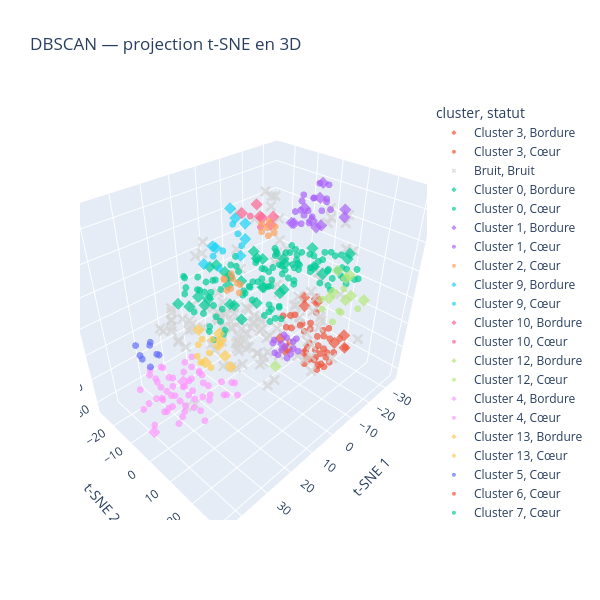

This figure's notebook cell:
### Code cell
tsne_3d = TSNE(
    n_components=3,
    metric="cosine",
    perplexity=30,
    init="random",
    learning_rate="auto",
    random_state=42
)

coord_3d = tsne_3d.fit_transform(matrice_tfidf_unigrammes.toarray())

visu_3d = visualisation.copy()
visu_3d[["t-SNE 1", "t-SNE 2", "t-SNE 3"]] = coord_3d

fig = px.scatter_3d(
    visu_3d,
    x="t-SNE 1",
    y="t-SNE 2",
    z="t-SNE 3",
    color="cluster",
    symbol="statut",
    symbol_map={"Cœur": "circle", "Bordure": "diamond", "Bruit": "x"},
    color_discrete_map={"Bruit": "lightgray"},
    hover_data=["id", "statut"],
    opacity=0.7,
    title="DBSCAN — projection t-SNE en 3D",
    height=600,
    width=600
)

fig.update_traces(marker_size=4)
fig.update_layout(scene_aspectmode="data")
fig.show()

### Figure 1 — Plotly figure (JSON) as saved in the notebook; plotly's stock layout.template omitted (floating-point values rounded to 4 significant figures; data arrays with more than 128 entries replaced by an {"elided": "..."} marker saying what was removed)
{"data": [{"customdata": [[1, "Bordure"], [106, "Bordure"], [117, "Bordure"], [196, "Bordure"], [263, "Bordure"], [264, "Bordure"], [378, "Bordure"], [477, "Bordure"], [494, "Bordure"], [495, "Bordure"]], "hovertemplate": "cluster=Cluster 3<br>statut=%{customdata[1]}<br>t-SNE 1=%{x}<br>t-SNE 2=%{y}<br>t-SNE 3=%{z}<br>id=%{customdata[0]}<extra></extra>", "legendgroup": "Cluster 3, Bordure", "marker": {"color": "#EF553B", "opacity": 0.7, "size": 4, "symbol": "diamond"}, "mode": "markers", "name": "Cluster 3, Bordure", "scene": "scene", "showlegend": true, "type": "scatter3d", "x": [-5.38, -23.6, -8.312, -10.73, -26.73, -22.72, -25.25, -11.57, -5.639, -8.834], "y": [4.1, -1.373, 23.49, 25.75, 2.073, -0.2499, 2.946, 24.52, 6.079, 4.603], "z": [-14.55, -9.281, -7.004, -9.065, -11.29, -12.05, -8.87, -5.339, -18.53, -20.7]}, {"customdata": [[18, "Cœur"], [19, "Cœur"], [20, "Cœur"], [21, "Cœur"], [22, "Cœur"], [23, "Cœur"], [24, "Cœur"], [25, "Cœur"], [60, "Cœur"], [61, "Cœur"], [105, "Cœur"], [171, "Cœur"], [172, "Cœur"], [173, "Cœur"], [174, "Cœur"], [175, "Cœur"], [176, "Cœur"], [245, "Cœur"], [277, "Cœur"], [340, "Cœur"], [341, "Cœur"], [348, "Cœur"], [359, "Cœur"], [360, "Cœur"], [413, "Cœur"], [440, "Cœur"], [441, "Cœur"], [442, "Cœur"], [443, "Cœur"], [446, "Cœur"], [487, "Cœur"], [488, "Cœur"], [496, "Cœur"], [497, "Cœur"]], "hovertemplate": "cluster=Cluster 3<br>statut=%{customdata[1]}<br>t-SNE 1=%{x}<br>t-SNE 2=%{y}<br>t-SNE 3=%{z}<br>id=%{customdata[0]}<extra></extra>", "legendgroup": "Cluster 3, Cœur", "marker": {"color": "#EF553B", "opacity": 0.7, "size": 4, "symbol": "circle"}, "mode": "markers", "name": "Cluster 3, Cœur", "scene": "scene", "showlegend": true, "type": "scatter3d", "x": [-7.478, -8.23, -7.344, -5.149, -13.05, -19.56, -20.36, -17.48, -9.401, -13.52, -22.93, -10.12, -5.434, -12.61, -13.99, -17.63, -14.6, -8.295, -19.04, -3.655, -9.05, -7.642, -16.42, -16.69, -15.73, -16.09, -19.12, -16.71, -20.89, -17.53, -8.915, -4.893, -10.41, -15.65], "y": [12.6, 5.962, 17.33, 19.25, 14.87, 13.45, 11.0, 7.003, 19.87, 16.16, 4.981, 12.69, 15.06, 10.12, 10.42, 9.87, 6.777, 27.58, 5.927, 16.3, 17.09, 25.68, 13.7, 16.85, 18.76, 11.32, 14.43, 12.98, 12.28, 3.387, 20.49, 20.4, 11.65, 13.53], "z": [-16.82, -16.81, -17.05, -13.44, -24.45, -23.51, -18.08, -13.01, -19.65, -16.64, -12.29, -14.24, -13.37, -18.81, -25.06, -23.3, -15.05, -6.407, -16.95, -16.99, -12.2, -3.724, -26.61, -24.03, -18.03, -15.61, -16.6, -12.41, -14.26, -15.24, -14.83, -17.63, -21.15, -21.61]}, {"customdata": {"elided": "136x2 mixed values"}, "hovertemplate": "cluster=Bruit<br>statut=%{customdata[1]}<br>t-SNE 1=%{x}<br>t-SNE 2=%{y}<br>t-SNE 3=%{z}<br>id=%{customdata[0]}<extra></extra>", "legendgroup": "Bruit, Bruit", "marker": {"color": "lightgray", "opacity": 0.7, "size": 4, "symbol": "x"}, "mode": "markers", "name": "Bruit, Bruit", "scene": "scene", "showlegend": true, "type": "scatter3d", "x": {"elided": "136 float values"}, "y": {"elided": "136 float values"}, "z": {"elided": "136 float values"}}, {"customdata": [[27, "Bordure"], [28, "Bordure"], [33, "Bordure"], [43, "Bordure"], [44, "Bordure"], [52, "Bordure"], [86, "Bordure"], [127, "Bordure"], [147, "Bordure"], [157, "Bordure"], [190, "Bordure"], [191, "Bordure"], [194, "Bordure"], [208, "Bordure"], [229, "Bordure"], [235, "Bordure"], [259, "Bordure"], [280, "Bordure"], [282, "Bordure"], [284, "Bordure"], [287, "Bordure"], [304, "Bordure"], [307, "Bordure"], [314, "Bordure"], [405, "Bordure"], [444, "Bordure"], [452, "Bordure"], [458, "Bordure"], [469, "Bordure"]], "hovertemplate": "cluster=Cluster 0<br>statut=%{customdata[1]}<br>t-SNE 1=%{x}<br>t-SNE 2=%{y}<br>t-SNE 3=%{z}<br>id=%{customdata[0]}<extra></extra>", "legendgroup": "Cluster 0, Bordure", "marker": {"color": "#00cc96", "opacity": 0.7, "size": 4, "symbol": "diamond"}, "mode": "markers", "name": "Cluster 0, Bordure", "scene": "scene", "showlegend": true, "type": "scatter3d", "x": [18.45, 17.02, -21.2, 1.968, -0.009635, -0.4931, -31.64, 20.86, -10.41, 3.892, 10.99, 12.11, 5.123, -5.888, 24.96, 3.914, 6.072, -21.32, -30.01, -0.3008, 3.222, -8.45, 11.0, 4.599, -25.75, -0.7825, 18.0, -22.57, -10.26], "y": [6.323, 3.059, 16.2, -0.9972, -1.658, 8.975, 9.986, -14.6, -9.178, 2.119, -12.23, -15.8, -6.564, -4.206, -3.408, -4.606, -16.62, -9.734, -3.016, -8.989, -16.7, -7.314, -14.18, -9.226, -1.089, 7.306, 5.311, -10.12, 15.33], "z": [20.98, 20.23, 14.23, 19.05, 15.7, 9.377, 9.519, 3.145, 8.348, 3.359, 1.336, 1.015, -1.285, 1.669, 9.647, -6.321, 9.054, 3.807, -0.2421, 4.405, 8.547, -0.9116, -2.024, -2.399, 9.58, 7.195, 17.47, 1.21, 13.16]}, {"customdata": {"elided": "99x2 mixed values"}, "hovertemplate": "cluster=Cluster 0<br>statut=%{customdata[1]}<br>t-SNE 1=%{x}<br>t-SNE 2=%{y}<br>t-SNE 3=%{z}<br>id=%{customdata[0]}<extra></extra>", "legendgroup": "Cluster 0, Cœur", "marker": {"color": "#00cc96", "opacity": 0.7, "size": 4, "symbol": "circle"}, "mode": "markers", "name": "Cluster 0, Cœur", "scene": "scene", "showlegend": true, "type": "scatter3d", "x": [-9.173, -18.49, -16.9, 4.584, 6.415, 8.959, 16.24, 20.43, -28.04, 21.4, 5.614, -26.27, -27.46, -18.99, -10.93, -25.92, 22.37, 23.89, 20.88, -2.117, 16.27, 15.38, -14.2, -31.11, -9.592, -9.238, 6.89, -30.46, -14.13, 21.34, 8.845, 4.49, 12.11, -28.03, -23.93, -8.716, -8.122, -15.32, -23.39, -3.491, -1.499, -15.92, -8.944, 1.899, 1.706, -11.72, 1.452, -20.84, -22.4, -25.74, -29.46, -16.46, -23.41, 22.57, -18.25, 17.32, 6.504, 7.472, -15.91, 20.2, -24.33, 6.188, 9.657, 7.695, -9.045, -3.944, 14.9, -27.52, -21.04, -7.129, -16.28, -9.537, -23.7, -8.267, -18.56, -22.75, 23.61, 19.35, 19.64, -21.18, -25.09, -30.33, 2.562, -16.46, -10.16, 20.81, 10.07, 16.06, 17.32, -31.88, 8.475, 19.57, 21.47, 17.55, 5.61, 4.776, -17.51, 20.14, 21.31], "y": [4.594, -4.512, 8.512, 7.613, 10.51, -1.302, -3.146, 0.2082, -1.072, -9.696, 3.734, 13.46, 9.551, -0.9317, -5.091, 17.93, 1.49, 5.116, 6.597, 6.495, -2.461, -4.449, 1.989, 9.834, 5.197, 7.279, 3.354, -3.718, 7.761, -1.922, -3.74, -4.952, -12.38, 6.881, -5.316, -3.619, -6.093, -2.04, 13.9, 2.892, 5.105, 2.492, -2.573, -1.475, -3.208, 3.391, -6.015, 10.24, 9.096, 9.853, 8.943, -0.6159, -0.07129, -4.605, 13.4, -8.087, -6.087, -5.07, -4.091, -11.63, 6.994, 1.67, 3.205, 0.1469, 0.7338, 3.869, -1.052, 16.07, 16.87, -0.7061, -4.498, 3.665, 12.97, 6.254, 8.571, 6.43, 3.364, 3.071, 4.544, 9.539, -6.872, 13.83, 0.4052, 5.917, -9.266, 3.493, 0.0957, -0.02761, -2.877, -0.8736, 7.172, -11.84, -9.012, -8.228, 8.512, 5.108, 13.72, -1.378, -3.893], "z": [12.43, 9.425, 11.98, 16.99, 16.34, 20.07, 14.48, 12.36, 1.619, 15.26, 19.67, 1.772, 10.52, 4.2, 6.612, 5.778, 2.15, 1.997, 4.623, 15.65, 2.132, 4.795, 10.95, 3.804, 5.349, 13.34, 6.478, 3.753, 9.16, 6.174, 12.37, 11.66, 4.339, 8.882, 2.779, 1.243, 6.795, 2.028, 5.464, 18.46, 19.34, 13.2, 15.33, 8.405, 5.95, 5.0, 2.873, 2.107, 13.29, 5.546, 1.565, 6.039, 8.532, 5.983, 7.292, 9.359, 9.781, 15.13, 10.54, 7.782, 4.739, 9.808, 10.08, 7.015, 7.456, 14.22, 4.968, 7.789, 7.679, 14.24, 3.735, 18.44, 8.751, 18.68, 3.347, 12.06, 5.551, 4.95, 1.314, 7.712, 4.951, 1.82, 16.17, 8.809, 4.82, 19.57, 17.91, 12.79, 11.12, 2.832, 15.19, 12.99, 11.79, 13.98, 12.92, 13.67, 3.45, 16.47, 13.37]}, {"customdata": [[42, "Bordure"], [53, "Bordure"], [54, "Bordure"], [55, "Bordure"], [83, "Bordure"], [93, "Bordure"], [131, "Bordure"], [421, "Bordure"], [431, "Bordure"], [472, "Bordure"]], "hovertemplate": "cluster=Cluster 1<br>statut=%{customdata[1]}<br>t-SNE 1=%{x}<br>t-SNE 2=%{y}<br>t-SNE 3=%{z}<br>id=%{customdata[0]}<extra></extra>", "legendgroup": "Cluster 1, Bordure", "marker": {"color": "#ab63fa", "opacity": 0.7, "size": 4, "symbol": "diamond"}, "mode": "markers", "name": "Cluster 1, Bordure", "scene": "scene", "showlegend": true, "type": "scatter3d", "x": [-34.12, -16.04, -16.47, -16.88, -29.26, -27.21, -20.14, -34.4, -33.98, -14.41], "y": [4.619, 7.239, 2.115, -2.134, -0.8391, 0.08616, 2.22, 4.473, -5.695, -1.02], "z": [22.56, 23.39, 27.89, 21.34, 16.81, 32.21, 22.57, 19.73, 23.54, 22.62]}, {"customdata": [[7, "Cœur"], [31, "Cœur"], [84, "Cœur"], [94, "Cœur"], [104, "Cœur"], [354, "Cœur"], [368, "Cœur"], [389, "Cœur"], [393, "Cœur"], [394, "Cœur"], [403, "Cœur"], [430, "Cœur"], [436, "Cœur"], [437, "Cœur"], [456, "Cœur"], [464, "Cœur"], [486, "Cœur"]], "hovertemplate": "cluster=Cluster 1<br>statut=%{customdata[1]}<br>t-SNE 1=%{x}<br>t-SNE 2=%{y}<br>t-SNE 3=%{z}<br>id=%{customdata[0]}<extra></extra>", "legendgroup": "Cluster 1, Cœur", "marker": {"color": "#ab63fa", "opacity": 0.7, "size": 4, "symbol": "circle"}, "mode": "markers", "name": "Cluster 1, Cœur", "scene": "scene", "showlegend": true, "type": "scatter3d", "x": [-24.04, -25.69, -26.02, -33.02, -21.67, -27.54, -17.7, -26.35, -25.45, -28.92, -20.95, -32.8, -25.16, -28.51, -30.08, -28.88, -31.53], "y": [-2.542, -1.722, -3.325, -0.3443, -3.338, 0.2706, 1.025, -6.885, -6.662, -4.505, -5.211, -2.085, -5.594, -4.166, -3.362, 0.819, -0.7501], "z": [23.1, 27.22, 17.85, 21.36, 26.9, 22.9, 24.77, 16.35, 21.52, 18.77, 22.97, 24.7, 27.2, 25.52, 30.34, 25.67, 30.15]}, {"customdata": [[8, "Cœur"], [219, "Cœur"], [220, "Cœur"], [240, "Cœur"], [254, "Cœur"], [255, "Cœur"], [261, "Cœur"], [262, "Cœur"], [291, "Cœur"]], "hovertemplate": "cluster=Cluster 2<br>statut=%{customdata[1]}<br>t-SNE 1=%{x}<br>t-SNE 2=%{y}<br>t-SNE 3=%{z}<br>id=%{customdata[0]}<extra></extra>", "legendgroup": "Cluster 2, Cœur", "marker": {"color": "#FFA15A", "opacity": 0.7, "size": 4, "symbol": "circle"}, "mode": "markers", "name": "Cluster 2, Cœur", "scene": "scene", "showlegend": true, "type": "scatter3d", "x": [-7.208, -6.111, -9.439, -4.704, -8.457, -11.53, -9.239, -8.895, -4.474], "y": [-25.26, -19.38, -23.74, -21.0, -18.68, -22.88, -18.94, -23.65, -21.91], "z": [-4.867, -1.787, -3.179, -6.733, -8.434, -7.601, -5.398, -9.109, -2.577]}, {"customdata": [[12, "Bordure"], [30, "Bordure"], [46, "Bordure"], [100, "Bordure"], [395, "Bordure"], [408, "Bordure"], [465, "Bordure"], [466, "Bordure"]], "hovertemplate": "cluster=Cluster 9<br>statut=%{customdata[1]}<br>t-SNE 1=%{x}<br>t-SNE 2=%{y}<br>t-SNE 3=%{z}<br>id=%{customdata[0]}<extra></extra>", "legendgroup": "Cluster 9, Bordure", "marker": {"color": "#19d3f3", "opacity": 0.7, "size": 4, "symbol": "diamond"}, "mode": "markers", "name": "Cluster 9, Bordure", "scene": "scene", "showlegend": true, "type": "scatter3d", "x": [-2.141, 12.03, -2.243, 7.907, 4.46, -3.148, -0.2863, -0.1979], "y": [-8.817, -11.99, -11.12, -12.44, -15.15, -9.795, -13.23, -10.96], "z": [18.8, 14.47, 12.02, 18.62, 15.86, 23.24, 28.0, 25.71]}, {"customdata": [[92, "Cœur"], [146, "Cœur"], [312, "Cœur"], [325, "Cœur"], [402, "Cœur"], [428, "Cœur"]], "hovertemplate": "cluster=Cluster 9<br>statut=%{customdata[1]}<br>t-SNE 1=%{x}<br>t-SNE 2=%{y}<br>t-SNE 3=%{z}<br>id=%{customdata[0]}<extra></extra>", "legendgroup": "Cluster 9, Cœur", "marker": {"color": "#19d3f3", "opacity": 0.7, "size": 4, "symbol": "circle"}, "mode": "markers", "name": "Cluster 9, Cœur", "scene": "scene", "showlegend": true, "type": "scatter3d", "x": [4.772, 6.949, 1.205, 5.407, 0.8621, -0.7758], "y": [-11.49, -13.58, -8.387, -12.77, -7.247, -12.78], "z": [16.27, 14.5, 21.87, 9.858, 18.23, 22.85]}, {"customdata": [[13, "Bordure"], [74, "Bordure"], [149, "Bordure"], [344, "Bordure"], [425, "Bordure"], [449, "Bordure"]], "hovertemplate": "cluster=Cluster 10<br>statut=%{customdata[1]}<br>t-SNE 1=%{x}<br>t-SNE 2=%{y}<br>t-SNE 3=%{z}<br>id=%{customdata[0]}<extra></extra>", "legendgroup": "Cluster 10, Bordure", "marker": {"color": "#FF6692", "opacity": 0.7, "size": 4, "symbol": "diamond"}, "mode": "markers", "name": "Cluster 10, Bordure", "scene": "scene", "showlegend": true, "type": "scatter3d", "x": [1.279, 3.314, 2.355, 5.127, 3.47, 6.112], "y": [1.539, 1.457, 6.733, 8.398, -4.213, 5.43], "z": [30.28, 34.91, 32.74, 31.82, 30.61, 33.6]}, {"customdata": [[135, "Cœur"], [479, "Cœur"]], "hovertemplate": "cluster=Cluster 10<br>statut=%{customdata[1]}<br>t-SNE 1=%{x}<br>t-SNE 2=%{y}<br>t-SNE 3=%{z}<br>id=%{customdata[0]}<extra></extra>", "legendgroup": "Cluster 10, Cœur", "marker": {"color": "#FF6692", "opacity": 0.7, "size": 4, "symbol": "circle"}, "mode": "markers", "name": "Cluster 10, Cœur", "scene": "scene", "showlegend": true, "type": "scatter3d", "x": [4.242, 5.105], "y": [-0.07873, 4.731], "z": [31.3, 29.96]}, {"customdata": [[14, "Bordure"], [66, "Bordure"], [180, "Bordure"], [279, "Bordure"], [321, "Bordure"], [374, "Bordure"], [459, "Bordure"], [474, "Bordure"], [475, "Bordure"]], "hovertemplate": "cluster=Cluster 12<br>statut=%{customdata[1]}<br>t-SNE 1=%{x}<br>t-SNE 2=%{y}<br>t-SNE 3=%{z}<br>id=%{customdata[0]}<extra></extra>", "legendgroup": "Cluster 12, Bordure", "marker": {"color": "#B6E880", "opacity": 0.7, "size": 4, "symbol": "diamond"}, "mode": "markers", "name": "Cluster 12, Bordure", "scene": "scene", "showlegend": true, "type": "scatter3d", "x": [-9.657, -11.42, -10.45, 11.88, -6.69, -5.121, -0.7825, -9.445, -9.503], "y": [30.55, 22.76, 24.15, 17.69, 22.25, 29.11, 25.11, 21.07, 25.18], "z": [11.45, 14.42, 8.004, -7.396, 11.51, 14.37, 13.78, 17.05, 17.24]}, {"customdata": [[160, "Cœur"], [161, "Cœur"], [166, "Cœur"], [230, "Cœur"], [309, "Cœur"], [460, "Cœur"], [461, "Cœur"]], "hovertemplate": "cluster=Cluster 12<br>statut=%{customdata[1]}<br>t-SNE 1=%{x}<br>t-SNE 2=%{y}<br>t-SNE 3=%{z}<br>id=%{customdata[0]}<extra></extra>", "legendgroup": "Cluster 12, Cœur", "marker": {"color": "#B6E880", "opacity": 0.7, "size": 4, "symbol": "circle"}, "mode": "markers", "name": "Cluster 12, Cœur", "scene": "scene", "showlegend": true, "type": "scatter3d", "x": [-1.241, -4.129, -7.385, -7.934, -2.064, 0.9589, -1.508], "y": [26.75, 26.52, 30.41, 24.78, 28.57, 24.43, 22.13], "z": [6.397, 8.533, 9.636, 13.33, 10.13, 10.72, 11.67]}, {"customdata": [[152, "Bordure"], [377, "Bordure"]], "hovertemplate": "cluster=Cluster 4<br>statut=%{customdata[1]}<br>t-SNE 1=%{x}<br>t-SNE 2=%{y}<br>t-SNE 3=%{z}<br>id=%{customdata[0]}<extra></extra>", "legendgroup": "Cluster 4, Bordure", "marker": {"color": "#FF97FF", "opacity": 0.7, "size": 4, "symbol": "diamond"}, "mode": "markers", "name": "Cluster 4, Bordure", "scene": "scene", "showlegend": true, "type": "scatter3d", "x": [26.98, 44.32], "y": [-7.463, 0.5819], "z": [-20.23, -23.19]}, {"customdata": [[26, "Cœur"], [36, "Cœur"], [41, "Cœur"], [56, "Cœur"], [58, "Cœur"], [63, "Cœur"], [64, "Cœur"], [65, "Cœur"], [68, "Cœur"], [71, "Cœur"], [72, "Cœur"], [73, "Cœur"], [95, "Cœur"], [98, "Cœur"], [102, "Cœur"], [103, "Cœur"], [116, "Cœur"], [122, "Cœur"], [124, "Cœur"], [138, "Cœur"], [139, "Cœur"], [144, "Cœur"], [151, "Cœur"], [167, "Cœur"], [169, "Cœur"], [170, "Cœur"], [177, "Cœur"], [178, "Cœur"], [185, "Cœur"], [237, "Cœur"], [239, "Cœur"], [276, "Cœur"], [288, "Cœur"], [289, "Cœur"], [315, "Cœur"], [322, "Cœur"], [333, "Cœur"], [334, "Cœur"], [335, "Cœur"], [336, "Cœur"], [347, "Cœur"], [366, "Cœur"], [372, "Cœur"], [373, "Cœur"], [397, "Cœur"], [423, "Cœur"], [432, "Cœur"], [433, "Cœur"], [447, "Cœur"], [448, "Cœur"], [467, "Cœur"], [470, "Cœur"], [471, "Cœur"], [476, "Cœur"], [489, "Cœur"], [491, "Cœur"], [493, "Cœur"]], "hovertemplate": "cluster=Cluster 4<br>statut=%{customdata[1]}<br>t-SNE 1=%{x}<br>t-SNE 2=%{y}<br>t-SNE 3=%{z}<br>id=%{customdata[0]}<extra></extra>", "legendgroup": "Cluster 4, Cœur", "marker": {"color": "#FF97FF", "opacity": 0.7, "size": 4, "symbol": "circle"}, "mode": "markers", "name": "Cluster 4, Cœur", "scene": "scene", "showlegend": true, "type": "scatter3d", "x": [38.02, 35.24, 35.68, 38.24, 24.73, 23.7, 21.52, 24.89, 39.42, 37.05, 32.7, 28.35, 41.76, 36.82, 30.05, 43.54, 38.41, 41.98, 34.83, 34.84, 39.71, 27.0, 44.49, 32.05, 32.4, 30.68, 33.14, 26.21, 33.8, 36.3, 25.88, 29.98, 29.91, 36.48, 34.61, 34.56, 29.11, 31.37, 30.34, 33.66, 35.05, 26.39, 38.93, 30.94, 34.84, 43.53, 27.38, 24.19, 35.16, 39.76, 31.48, 30.12, 32.46, 28.69, 27.03, 39.15, 38.39], "y": [7.968, 4.564, 3.041, -5.747, 10.52, 14.18, 10.7, 8.77, 6.441, 9.227, 10.4, 3.201, 4.836, 2.173, -2.14, -4.736, -2.167, -7.593, -2.709, -1.426, 2.979, -2.832, 1.825, -10.93, -6.659, 5.472, 10.37, 4.271, -7.132, -10.16, 1.099, 2.101, 1.258, -6.876, -10.62, 0.983, -4.526, 7.282, 2.466, 5.203, -0.5291, -2.401, -1.122, -1.091, -2.959, -1.071, 12.52, 12.49, -7.457, -4.933, 3.463, 9.216, 9.315, 7.942, -5.35, 1.788, -2.065], "z": [-13.77, -16.08, -21.49, -18.49, -14.93, -13.21, -12.24, -10.83, -18.83, -7.305, -4.959, -8.167, -13.47, -12.67, -10.76, -18.35, -15.58, -13.47, -17.41, -12.85, -8.428, -15.89, -19.12, -13.05, -14.33, -20.9, -19.48, -20.52, -9.828, -11.11, -12.49, -18.91, -23.22, -13.64, -15.99, -17.26, -18.99, -4.094, -5.618, -7.021, -8.82, -7.229, -20.1, -15.22, -22.27, -13.3, -11.75, -9.108, -22.45, -7.47, -13.52, -8.511, -11.18, -13.88, -10.8, -16.27, -11.21]}, {"customdata": [[47, "Bordure"], [128, "Bordure"], [183, "Bordure"], [248, "Bordure"], [249, "Bordure"], [297, "Bordure"], [311, "Bordure"]], "hovertemplate": "cluster=Cluster 13<br>statut=%{customdata[1]}<br>t-SNE 1=%{x}<br>t-SNE 2=%{y}<br>t-SNE 3=%{z}<br>id=%{customdata[0]}<extra></extra>", "legendgroup": "Cluster 13, Bordure", "marker": {"color": "#FECB52", "opacity": 0.7, "size": 4, "symbol": "diamond"}, "mode": "markers", "name": "Cluster 13, Bordure", "scene": "scene", "showlegend": true, "type": "scatter3d", "x": [12.23, 11.13, 7.429, 14.75, 14.18, 15.97, 13.97], "y": [-6.309, -2.62, -11.23, -0.9665, -4.501, -9.543, -14.55], "z": [-8.543, -20.95, -16.87, -13.08, -11.25, -20.32, -10.55]}, {"customdata": [[162, "Cœur"], [296, "Cœur"], [298, "Cœur"], [310, "Cœur"], [337, "Cœur"], [345, "Cœur"], [346, "Cœur"]], "hovertemplate": "cluster=Cluster 13<br>statut=%{customdata[1]}<br>t-SNE 1=%{x}<br>t-SNE 2=%{y}<br>t-SNE 3=%{z}<br>id=%{customdata[0]}<extra></extra>", "legendgroup": "Cluster 13, Cœur", "marker": {"color": "#FECB52", "opacity": 0.7, "size": 4, "symbol": "circle"}, "mode": "markers", "name": "Cluster 13, Cœur", "scene": "scene", "showlegend": true, "type": "scatter3d", "x": [12.75, 17.81, 15.01, 14.82, 14.67, 17.42, 18.97], "y": [-9.408, -11.26, -8.321, -11.87, -14.28, -4.977, -8.024], "z": [-12.35, -17.56, -16.02, -12.47, -16.25, -18.7, -17.49]}, {"customdata": [[48, "Cœur"], [69, "Cœur"], [238, "Cœur"], [319, "Cœur"], [332, "Cœur"], [371, "Cœur"], [396, "Cœur"], [490, "Cœur"]], "hovertemplate": "cluster=Cluster 5<br>statut=%{customdata[1]}<br>t-SNE 1=%{x}<br>t-SNE 2=%{y}<br>t-SNE 3=%{z}<br>id=%{customdata[0]}<extra></extra>", "legendgroup": "Cluster 5, Cœur", "marker": {"color": "#636efa", "opacity": 0.7, "size": 4, "symbol": "circle"}, "mode": "markers", "name": "Cluster 5, Cœur", "scene": "scene", "showlegend": true, "type": "scatter3d", "x": [39.01, 42.62, 41.05, 42.93, 39.0, 42.94, 44.34, 40.16], "y": [0.3086, -2.343, 2.637, -4.117, -3.703, 1.753, -0.12, -1.144], "z": [2.663, 1.789, 5.542, 5.593, 3.65, 1.792, 5.398, 6.845]}, {"customdata": [[75, "Cœur"], [77, "Cœur"], [195, "Cœur"], [226, "Cœur"], [361, "Cœur"], [418, "Cœur"]], "hovertemplate": "cluster=Cluster 6<br>statut=%{customdata[1]}<br>t-SNE 1=%{x}<br>t-SNE 2=%{y}<br>t-SNE 3=%{z}<br>id=%{customdata[0]}<extra></extra>", "legendgroup": "Cluster 6, Cœur", "marker": {"color": "#EF553B", "opacity": 0.7, "size": 4, "symbol": "circle"}, "mode": "markers", "name": "Cluster 6, Cœur", "scene": "scene", "showlegend": true, "type": "scatter3d", "x": [-3.529, -7.037, -3.038, -4.003, -6.068, -7.272], "y": [6.55, 6.585, 10.62, 7.659, 9.261, 10.69], "z": [-3.056, -4.69, -5.343, -7.185, -2.525, -6.536]}, {"customdata": [[79, "Cœur"], [80, "Cœur"], [81, "Cœur"], [148, "Cœur"], [338, "Cœur"], [339, "Cœur"], [383, "Cœur"], [385, "Cœur"], [457, "Cœur"]], "hovertemplate": "cluster=Cluster 7<br>statut=%{customdata[1]}<br>t-SNE 1=%{x}<br>t-SNE 2=%{y}<br>t-SNE 3=%{z}<br>id=%{customdata[0]}<extra></extra>", "legendgroup": "Cluster 7, Cœur", "marker": {"color": "#00cc96", "opacity": 0.7, "size": 4, "symbol": "circle"}, "mode": "markers", "name": "Cluster 7, Cœur", "scene": "scene", "showlegend": true, "type": "scatter3d", "x": [-22.09, -21.19, -18.51, -16.57, -21.82, -19.19, -19.45, -15.72, -18.45], "y": [-11.55, -14.64, -12.87, -13.94, -10.09, -14.08, -9.284, -10.8, -10.06], "z": [-17.88, -19.82, -23.28, -20.05, -22.32, -16.54, -15.02, -16.32, -20.33]}, {"customdata": [[87, "Cœur"], [88, "Cœur"], [89, "Cœur"], [90, "Cœur"], [200, "Cœur"], [201, "Cœur"], [202, "Cœur"], [203, "Cœur"], [260, "Cœur"], [265, "Cœur"], [266, "Cœur"], [269, "Cœur"], [270, "Cœur"], [406, "Cœur"], [407, "Cœur"]], "hovertemplate": "cluster=Cluster 8<br>statut=%{customdata[1]}<br>t-SNE 1=%{x}<br>t-SNE 2=%{y}<br>t-SNE 3=%{z}<br>id=%{customdata[0]}<extra></extra>", "legendgroup": "Cluster 8, Cœur", "marker": {"color": "#ab63fa", "opacity": 0.7, "size": 4, "symbol": "circle"}, "mode": "markers", "name": "Cluster 8, Cœur", "scene": "scene", "showlegend": true, "type": "scatter3d", "x": [-15.45, -16.26, -20.17, -17.15, -12.96, -12.99, -18.51, -17.9, -13.4, -11.55, -17.41, -14.23, -16.4, -20.23, -20.86], "y": [-0.9937, -2.938, -2.142, 0.07579, -5.96, -2.089, 1.571, -5.937, -5.358, -2.061, -4.635, 1.632, -8.425, -5.682, -1.474], "z": [-32.26, -28.42, -31.17, -24.86, -26.59, -24.67, -29.29, -32.54, -31.13, -28.99, -24.55, -28.12, -28.54, -28.05, -26.49]}, {"customdata": [[150, "Cœur"], [153, "Cœur"], [154, "Cœur"], [355, "Cœur"], [367, "Cœur"], [455, "Cœur"], [468, "Cœur"]], "hovertemplate": "cluster=Cluster 11<br>statut=%{customdata[1]}<br>t-SNE 1=%{x}<br>t-SNE 2=%{y}<br>t-SNE 3=%{z}<br>id=%{customdata[0]}<extra></extra>", "legendgroup": "Cluster 11, Cœur", "marker": {"color": "#FFA15A", "opacity": 0.7, "size": 4, "symbol": "circle"}, "mode": "markers", "name": "Cluster 11, Cœur", "scene": "scene", "showlegend": true, "type": "scatter3d", "x": [-21.15, -20.81, -20.42, -17.94, -17.62, -23.76, -21.18], "y": [-20.12, -16.36, -13.57, -17.06, -14.17, -16.26, -16.92], "z": [13.52, 15.93, 12.72, 12.8, 15.42, 12.97, 10.16]}], "layout": {"height": 600, "legend": {"title": {"text": "cluster, statut"}, "tracegroupgap": 0}, "scene": {"aspectmode": "data", "domain": {"x": [0, 1], "y": [0, 1]}, "xaxis": {"title": {"text": "t-SNE 1"}}, "yaxis": {"title": {"text": "t-SNE 2"}}, "zaxis": {"title": {"text": "t-SNE 3"}}}, "title": {"text": "DBSCAN — projection t-SNE en 3D"}, "width": 600}}
